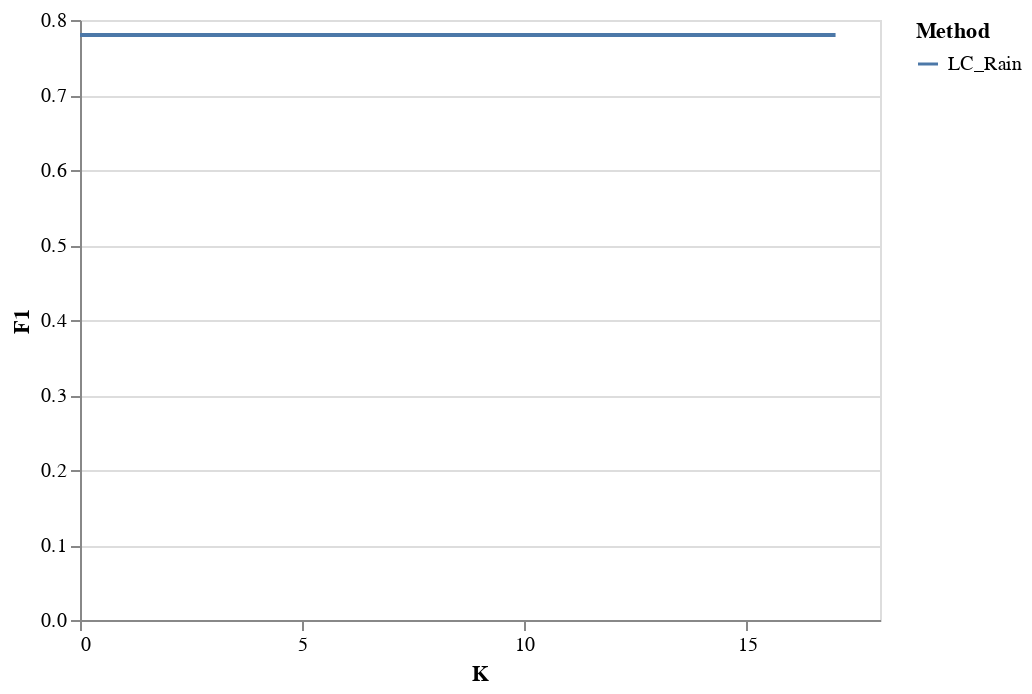

The notebook cell saved with this chart:
### Code cell
alt.Chart(pd.concat([df_rain])).mark_line().encode(
    alt.X('K:Q', axis=alt.Axis(tickCount=df_rain.shape[0], grid=False)),
    alt.Y("F1:Q"),
    color = "Method"
)

### Figure 1 — Vega-Lite specification as saved in the notebook (floating-point values rounded to 4 significant figures)
{"config": {"view": {"continuousWidth": 400, "continuousHeight": 300}}, "data": {"name": "data-b2377f9b92fbe1dbb61f2403c5fa3761"}, "mark": "line", "encoding": {"color": {"type": "nominal", "field": "Method"}, "x": {"type": "quantitative", "axis": {"grid": false, "tickCount": 3}, "field": "K"}, "y": {"type": "quantitative", "field": "F1"}}, "$schema": "https://vega.github.io/schema/vega-lite/v4.8.1.json", "datasets": {"data-b2377f9b92fbe1dbb61f2403c5fa3761": [{"Complain": -4.271, "F1": 0.78, "K": 0, "Method": "LC_Rain"}, {"Complain": -4.279, "F1": 0.78, "K": 10, "Method": "LC_Rain"}, {"Complain": -4.232, "F1": 0.78, "K": 17, "Method": "LC_Rain"}]}}
